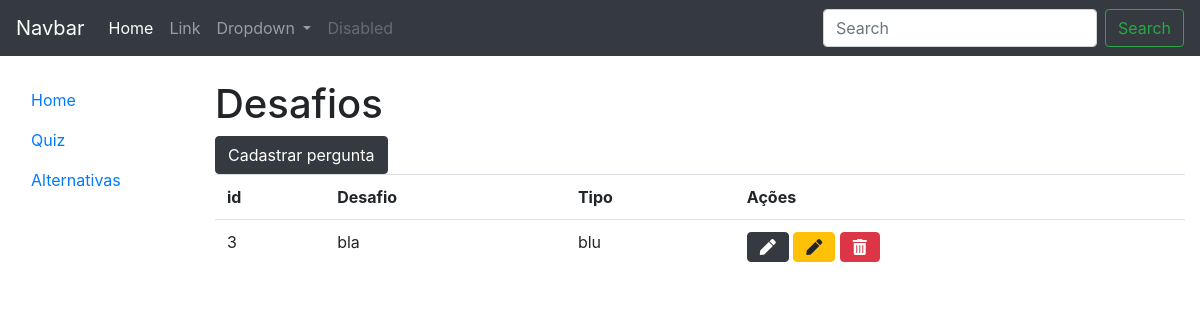
Screenshot of /quiz.php with the database file from the repository.
### tables this page shows
CREATE TABLE `questions` (
  `IDDesafio` int(11) NOT NULL,
  `Desafio` varchar(300) NOT NULL,
  `TDesafio` varchar(20) NOT NULL
);

### quizDAO.php (called while the page is built, shortened)
<?php
class quizDAO
{
	private $conQuiz;
	function __construct(){
        $this->conQuiz = mysqli_connect("localhost","root","etecia", "projetopw");
    }
    public function buscarQuiz(){
        $sql = "SELECT * FROM questions";
        $rs = $this->conQuiz->query($sql);
        while ($linha = $rs->fetch_object()){
            $listaDePerguntas[] = $linha;
        }
        return $listaDePerguntas;
    }
}
?>

### quiz.php (the view, shortened to what this page needs)
<?php
include "quizDAO.php";
$quizDAO = new quizDAO();
$listaQuiz = ($quizDAO->buscarQuiz());
include "cabecalho.php";
include "menuLateral.php";
?>
<!DOCTYPE html>
<html lang="pt-br">
<head>
    <link rel="stylesheet" href="https://stackpath.bootstrapcdn.com/bootstrap/4.3.1/css/bootstrap.min.css" />
    <link rel="stylesheet" type="text/css" href="css/all.min.css">
</head>
<body>
        <div class="col-10">
            <h1>Desafios</h1>
                <button class="btn btn-dark" data-toggle="modal"  data-target="#newmodalQuiz">
                Cadastrar pergunta
                </button>
                <table class="table">
                    <tr>
                        <th>id</th>
                        <th>Desafio</th>
                        <th>Tipo</th>
                        <th>Ações</th>
                    </tr>
                    <?php foreach($listaQuiz as $questions): ?>
                    <tr>
                        <td><?= $questions->IDDesafio?></td>
                        <td><?= $questions->Desafio?></td>
                        <td><?= $questions->TDesafio?></td>
                        <td>
                            <button class="btn btn-dark"><i class="fas fa-pen"></i></button>
                            <button class="btn btn-warning alterar-senha" data-id="<?= $questions->IDDesafio?>"><i class="fas fa-pen" data-toggle="modal" data-target="#newmodalQuiz"></i></button>
                            <a class="btn btn-danger" href="quizcontrol.php?acao=apagarQuiz&id=<?= $questions->IDDesafio?>"><i class="fas fa-trash-alt"></i></a>
                        </td>
                    </tr>
                    <?php endforeach ?>
                </table>
            </div>
</body>
</html>

### rows the page displays
questions: IDDesafio "3", Desafio "bla", TDesafio "blu"
